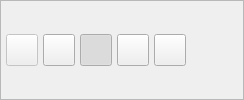
      <widget class="QFrame" name="frame_3" >
       <property name="sizePolicy" >
        <sizepolicy>
         <hsizetype>5</hsizetype>
         <vsizetype>5</vsizetype>
         <horstretch>0</horstretch>
         <verstretch>3</verstretch>
        </sizepolicy>
       </property>
       <property name="frameShape" >
        <enum>QFrame::StyledPanel</enum>
       </property>
       <property name="frameShadow" >
        <enum>QFrame::Raised</enum>
       </property>
       <layout class="QGridLayout" >
        <property name="margin" >
         <number>5</number>
        </property>
        <property name="spacing" >
         <number>5</number>
        </property>
        <item row="0" column="2" >
         <widget class="QToolButton" name="mui_filtrar" >
          <property name="minimumSize" >
           <size>
            <width>32</width>
            <height>32</height>
           </size>
          </property>
          <property name="maximumSize" >
           <size>
            <width>32</width>
            <height>32</height>
           </size>
          </property>
          <property name="toolTip" >
           <string>Filtrar balance</string>
          </property>
          <property name="whatsThis" >
           <string>Filtrar balance</string>
          </property>
          <property name="text" >
           <string/>
          </property>
          <property name="icon" >
           <iconset resource="../../../bulmages.qrc" >:/Genericos32x32/images/pendientes/i_find.png</iconset>
          </property>
          <property name="iconSize" >
           <size>
            <width>22</width>
            <height>22</height>
           </size>
          </property>
          <property name="checkable" >
           <bool>true</bool>
          </property>
          <property name="checked" >
           <bool>true</bool>
          </property>
         </widget>
        </item>
        <item row="0" column="5" >
         <spacer>
          <property name="orientation" >
           <enum>Qt::Horizontal</enum>
          </property>
          <property name="sizeType" >
           <enum>QSizePolicy::Expanding</enum>
          </property>
          <property name="sizeHint" >
           <size>
            <width>52</width>
            <height>25</height>
           </size>
          </property>
         </spacer>
        </item>
        <item row="0" column="4" >
         <widget class="QToolButton" name="mui_actualizar" >
          <property name="minimumSize" >
           <size>
            <width>32</width>
            <height>32</height>
           </size>
          </property>
          <property name="maximumSize" >
           <size>
            <width>32</width>
            <height>32</height>
           </size>
          </property>
          <property name="toolTip" >
           <string>Actualizar balance</string>
          </property>
          <property name="whatsThis" >
           <string>Actualizar balance</string>
          </property>
          <property name="text" >
           <string/>
          </property>
          <property name="icon" >
           <iconset resource="../../../bulmages.qrc" >:/Genericos32x32/images/pendientes/i_reload.png</iconset>
          </property>
          <property name="iconSize" >
           <size>
            <width>22</width>
            <height>22</height>
           </size>
          </property>
          <property name="checkable" >
           <bool>false</bool>
          </property>
          <property name="checked" >
           <bool>false</bool>
          </property>
         </widget>
        </item>
        <item row="0" column="0" >
         <widget class="QToolButton" name="mui_guardar" >
          <property name="enabled" >
           <bool>false</bool>
          </property>
          <property name="minimumSize" >
           <size>
            <width>32</width>
            <height>32</height>
           </size>
          </property>
          <property name="maximumSize" >
           <size>
            <width>32</width>
            <height>32</height>
           </size>
          </property>
          <property name="toolTip" >
           <string>Guardar balance</string>
          </property>
          <property name="whatsThis" >
           <string>Guardar balance</string>
          </property>
          <property name="text" >
           <string/>
          </property>
          <property name="icon" >
           <iconset resource="../../../bulmages.qrc" >:/Genericos32x32/images/pendientes/i_save.xpm</iconset>
          </property>
          <property name="iconSize" >
           <size>
            <width>22</width>
            <height>22</height>
           </size>
          </property>
          <property name="checkable" >
           <bool>false</bool>
          </property>
          <property name="checked" >
           <bool>false</bool>
          </property>
         </widget>
        </item>
        <item row="0" column="1" >
         <widget class="QToolButton" name="mui_imprimir" >
          <property name="minimumSize" >
           <size>
            <width>32</width>
            <height>32</height>
           </size>
          </property>
          <property name="maximumSize" >
           <size>
            <width>32</width>
            <height>32</height>
           </size>
          </property>
          <property name="toolTip" >
           <string>Imprimir balance</string>
          </property>
          <property name="whatsThis" >
           <string>Imprimir balance</string>
          </property>
          <property name="text" >
           <string/>
          </property>
          <property name="icon" >
           <iconset resource="../../../bulmages.qrc" >:/Genericos32x32/images/pendientes/i_filePrint.xpm</iconset>
          </property>
          <property name="iconSize" >
           <size>
            <width>22</width>
            <height>22</height>
           </size>
          </property>
         </widget>
        </item>
        <item row="0" column="3" >
         <widget class="QToolButton" name="mui_configurar" >
          <property name="minimumSize" >
           <size>
            <width>32</width>
            <height>32</height>
           </size>
          </property>
          <property name="maximumSize" >
           <size>
            <width>32</width>
            <height>32</height>
           </size>
          </property>
          <property name="toolTip" >
           <string>Configurar</string>
          </property>
          <property name="whatsThis" >
           <string>Configurar</string>
          </property>
          <property name="text" >
           <string/>
          </property>
          <property name="icon" >
           <iconset resource="../../../bulmages.qrc" >:/Genericos32x32/images/pendientes/i_packageSettings.png</iconset>
          </property>
          <property name="iconSize" >
           <size>
            <width>22</width>
            <height>22</height>
           </size>
          </property>
          <property name="checkable" >
           <bool>false</bool>
          </property>
          <property name="checked" >
           <bool>false</bool>
          </property>
         </widget>
        </item>
       </layout>
      </widget>
